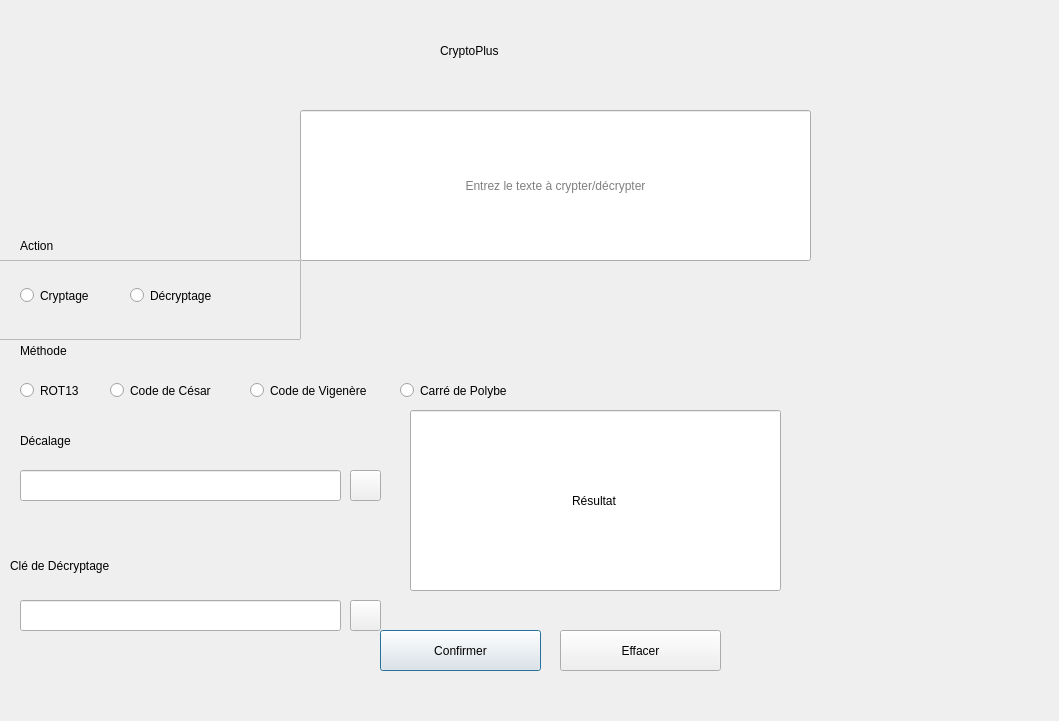
<?xml version="1.0" encoding="UTF-8"?>
<ui version="4.0">
 <class>Dialog</class>
 <widget class="QDialog" name="Dialog">
  <property name="geometry">
   <rect>
    <x>0</x>
    <y>0</y>
    <width>1059</width>
    <height>721</height>
   </rect>
  </property>
  <property name="windowTitle">
   <string>Dialog</string>
  </property>
  <widget class="QPushButton" name="confirmer">
   <property name="geometry">
    <rect>
     <x>380</x>
     <y>630</y>
     <width>161</width>
     <height>41</height>
    </rect>
   </property>
   <property name="text">
    <string>Confirmer</string>
   </property>
  </widget>
  <widget class="QLabel" name="label">
   <property name="geometry">
    <rect>
     <x>440</x>
     <y>10</y>
     <width>241</width>
     <height>81</height>
    </rect>
   </property>
   <property name="styleSheet">
    <string notr="true">font: 36pt &quot;MS Shell Dlg 2&quot;;</string>
   </property>
   <property name="text">
    <string>CryptoPlus</string>
   </property>
  </widget>
  <widget class="QLabel" name="label_2">
   <property name="geometry">
    <rect>
     <x>20</x>
     <y>210</y>
     <width>101</width>
     <height>71</height>
    </rect>
   </property>
   <property name="styleSheet">
    <string notr="true">font: 75 italic 28pt &quot;Calibri&quot;;</string>
   </property>
   <property name="text">
    <string>Action</string>
   </property>
  </widget>
  <widget class="QLabel" name="label_3">
   <property name="geometry">
    <rect>
     <x>20</x>
     <y>330</y>
     <width>151</width>
     <height>41</height>
    </rect>
   </property>
   <property name="styleSheet">
    <string notr="true">font: 75 italic 28pt &quot;Calibri&quot;;</string>
   </property>
   <property name="text">
    <string>Méthode</string>
   </property>
  </widget>
  <widget class="QLabel" name="deca">
   <property name="geometry">
    <rect>
     <x>20</x>
     <y>410</y>
     <width>311</width>
     <height>61</height>
    </rect>
   </property>
   <property name="styleSheet">
    <string notr="true">font: 75 italic 28pt &quot;Calibri&quot;;</string>
   </property>
   <property name="text">
    <string>Décalage</string>
   </property>
  </widget>
  <widget class="QLabel" name="cle">
   <property name="geometry">
    <rect>
     <x>10</x>
     <y>540</y>
     <width>271</width>
     <height>51</height>
    </rect>
   </property>
   <property name="styleSheet">
    <string notr="true">font: 75 italic 28pt &quot;Calibri&quot;;</string>
   </property>
   <property name="text">
    <string>Clé de Décryptage</string>
   </property>
  </widget>
  <widget class="QPushButton" name="delet">
   <property name="geometry">
    <rect>
     <x>560</x>
     <y>630</y>
     <width>161</width>
     <height>41</height>
    </rect>
   </property>
   <property name="text">
    <string>Effacer</string>
   </property>
  </widget>
  <widget class="QFrame" name="frame">
   <property name="geometry">
    <rect>
     <x>-140</x>
     <y>370</y>
     <width>671</width>
     <height>71</height>
    </rect>
   </property>
   <property name="frameShape">
    <enum>QFrame::NoFrame</enum>
   </property>
   <property name="frameShadow">
    <enum>QFrame::Raised</enum>
   </property>
   <widget class="QRadioButton" name="carre">
    <property name="geometry">
     <rect>
      <x>540</x>
      <y>-10</y>
      <width>151</width>
      <height>61</height>
     </rect>
    </property>
    <property name="styleSheet">
     <string notr="true">font: 12pt &quot;MS Shell Dlg 2&quot;;</string>
    </property>
    <property name="text">
     <string>Carré de Polybe</string>
    </property>
   </widget>
   <widget class="QRadioButton" name="vigenere">
    <property name="geometry">
     <rect>
      <x>390</x>
      <y>10</y>
      <width>151</width>
      <height>21</height>
     </rect>
    </property>
    <property name="styleSheet">
     <string notr="true">font: 12pt &quot;MS Shell Dlg 2&quot;;</string>
    </property>
    <property name="text">
     <string>Code de Vigenère</string>
    </property>
   </widget>
   <widget class="QRadioButton" name="cesar">
    <property name="geometry">
     <rect>
      <x>250</x>
      <y>0</y>
      <width>121</width>
      <height>41</height>
     </rect>
    </property>
    <property name="styleSheet">
     <string notr="true">font: 12pt &quot;MS Shell Dlg 2&quot;;</string>
    </property>
    <property name="text">
     <string>Code de César</string>
    </property>
   </widget>
   <widget class="QRadioButton" name="ROT">
    <property name="geometry">
     <rect>
      <x>160</x>
      <y>10</y>
      <width>82</width>
      <height>21</height>
     </rect>
    </property>
    <property name="styleSheet">
     <string notr="true">font: 12pt &quot;MS Shell Dlg 2&quot;;</string>
    </property>
    <property name="text">
     <string>ROT13</string>
    </property>
   </widget>
   <widget class="QRadioButton" name="test">
    <property name="geometry">
     <rect>
      <x>680</x>
      <y>20</y>
      <width>82</width>
      <height>17</height>
     </rect>
    </property>
    <property name="text">
     <string>RadioButton</string>
    </property>
    <property name="checked">
     <bool>true</bool>
    </property>
   </widget>
  </widget>
  <widget class="QFrame" name="frame2">
   <property name="geometry">
    <rect>
     <x>-20</x>
     <y>260</y>
     <width>321</width>
     <height>80</height>
    </rect>
   </property>
   <property name="frameShape">
    <enum>QFrame::StyledPanel</enum>
   </property>
   <property name="frameShadow">
    <enum>QFrame::Raised</enum>
   </property>
   <widget class="QRadioButton" name="dec">
    <property name="geometry">
     <rect>
      <x>150</x>
      <y>20</y>
      <width>101</width>
      <height>31</height>
     </rect>
    </property>
    <property name="styleSheet">
     <string notr="true">font: 12pt &quot;MS Shell Dlg 2&quot;;</string>
    </property>
    <property name="text">
     <string>Décryptage</string>
    </property>
   </widget>
   <widget class="QRadioButton" name="cry">
    <property name="geometry">
     <rect>
      <x>40</x>
      <y>20</y>
      <width>111</width>
      <height>31</height>
     </rect>
    </property>
    <property name="styleSheet">
     <string notr="true">font: 12pt &quot;MS Shell Dlg 2&quot;;</string>
    </property>
    <property name="text">
     <string>Cryptage</string>
    </property>
   </widget>
   <widget class="QRadioButton" name="test1">
    <property name="geometry">
     <rect>
      <x>330</x>
      <y>30</y>
      <width>82</width>
      <height>17</height>
     </rect>
    </property>
    <property name="text">
     <string>RadioButton</string>
    </property>
    <property name="checked">
     <bool>true</bool>
    </property>
   </widget>
  </widget>
  <widget class="QLineEdit" name="message">
   <property name="geometry">
    <rect>
     <x>300</x>
     <y>110</y>
     <width>511</width>
     <height>151</height>
    </rect>
   </property>
   <property name="alignment">
    <set>Qt::AlignCenter</set>
   </property>
   <property name="placeholderText">
    <string>Entrez le texte à crypter/décrypter</string>
   </property>
  </widget>
  <widget class="QLineEdit" name="resultat">
   <property name="geometry">
    <rect>
     <x>410</x>
     <y>410</y>
     <width>371</width>
     <height>181</height>
    </rect>
   </property>
   <property name="text">
    <string>Résultat</string>
   </property>
   <property name="alignment">
    <set>Qt::AlignCenter</set>
   </property>
   <property name="readOnly">
    <bool>true</bool>
   </property>
   <property name="placeholderText">
    <string/>
   </property>
  </widget>
  <widget class="QLineEdit" name="cdeca">
   <property name="geometry">
    <rect>
     <x>20</x>
     <y>470</y>
     <width>321</width>
     <height>31</height>
    </rect>
   </property>
  </widget>
  <widget class="QLabel" name="verification">
   <property name="geometry">
    <rect>
     <x>10</x>
     <y>500</y>
     <width>351</width>
     <height>41</height>
    </rect>
   </property>
   <property name="styleSheet">
    <string notr="true">font: 75 8pt &quot;Calibri&quot;;
font: 75 8pt &quot;MS Shell Dlg 2&quot;;</string>
   </property>
   <property name="text">
    <string/>
   </property>
  </widget>
  <widget class="QLineEdit" name="cle_2">
   <property name="geometry">
    <rect>
     <x>20</x>
     <y>600</y>
     <width>321</width>
     <height>31</height>
    </rect>
   </property>
  </widget>
  <widget class="QPushButton" name="cle_decryptage">
   <property name="geometry">
    <rect>
     <x>350</x>
     <y>600</y>
     <width>31</width>
     <height>31</height>
    </rect>
   </property>
   <property name="text">
    <string/>
   </property>
  </widget>
  <widget class="QPushButton" name="cle_decryptage_2">
   <property name="geometry">
    <rect>
     <x>350</x>
     <y>470</y>
     <width>31</width>
     <height>31</height>
    </rect>
   </property>
   <property name="text">
    <string/>
   </property>
  </widget>
 </widget>
 <resources/>
 <connections/>
</ui>
